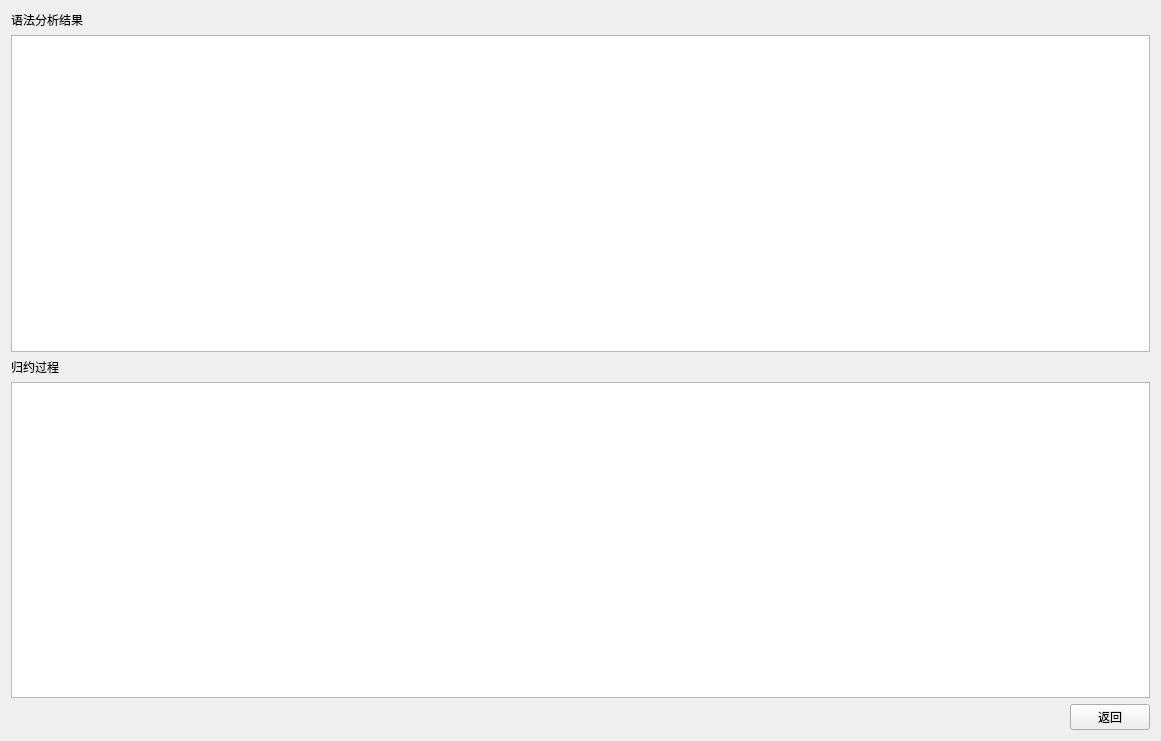
<?xml version="1.0" encoding="UTF-8"?>
<ui version="4.0">
 <class>syntacticres</class>
 <widget class="QWidget" name="syntacticres">
  <property name="geometry">
   <rect>
    <x>0</x>
    <y>0</y>
    <width>1161</width>
    <height>741</height>
   </rect>
  </property>
  <property name="windowTitle">
   <string>Form</string>
  </property>
  <layout class="QGridLayout" name="gridLayout">
   <item row="6" column="0">
    <spacer name="horizontalSpacer">
     <property name="orientation">
      <enum>Qt::Horizontal</enum>
     </property>
     <property name="sizeHint" stdset="0">
      <size>
       <width>40</width>
       <height>20</height>
      </size>
     </property>
    </spacer>
   </item>
   <item row="1" column="0" colspan="2">
    <widget class="QPlainTextEdit" name="plainTextEdit"/>
   </item>
   <item row="3" column="0" colspan="2">
    <widget class="QPlainTextEdit" name="plainTextEdit_2"/>
   </item>
   <item row="0" column="0">
    <widget class="QLabel" name="label_2">
     <property name="text">
      <string>语法分析结果</string>
     </property>
    </widget>
   </item>
   <item row="6" column="1">
    <widget class="QPushButton" name="pushButton">
     <property name="text">
      <string>返回</string>
     </property>
    </widget>
   </item>
   <item row="2" column="0">
    <widget class="QLabel" name="label">
     <property name="text">
      <string>归约过程</string>
     </property>
    </widget>
   </item>
  </layout>
 </widget>
 <resources/>
 <connections/>
</ui>
